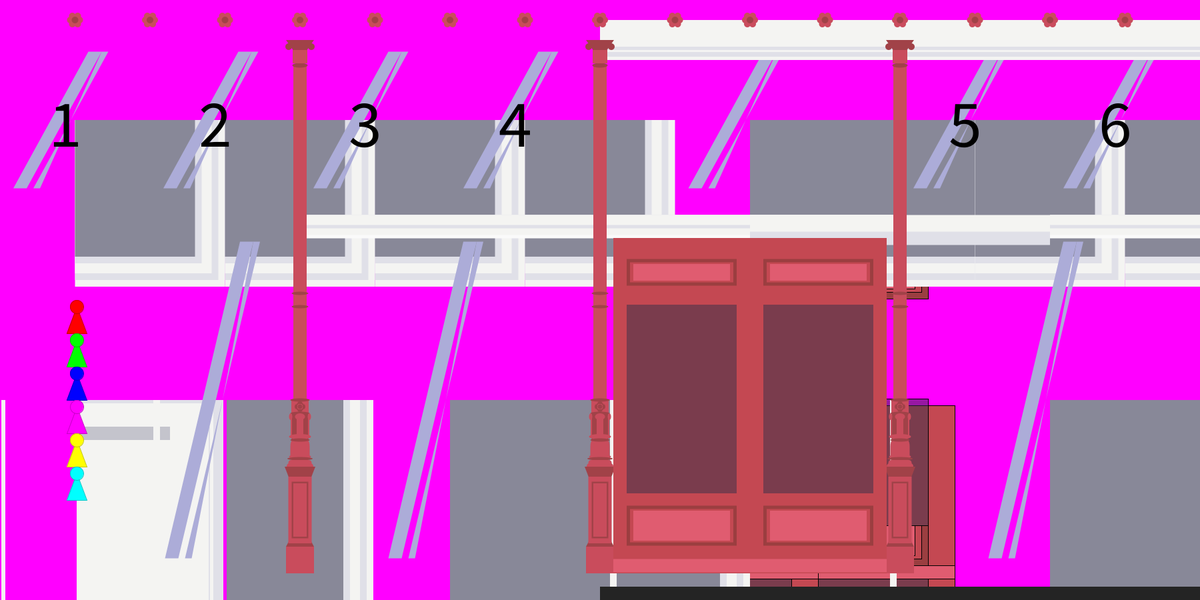
Frame 1 (no input)
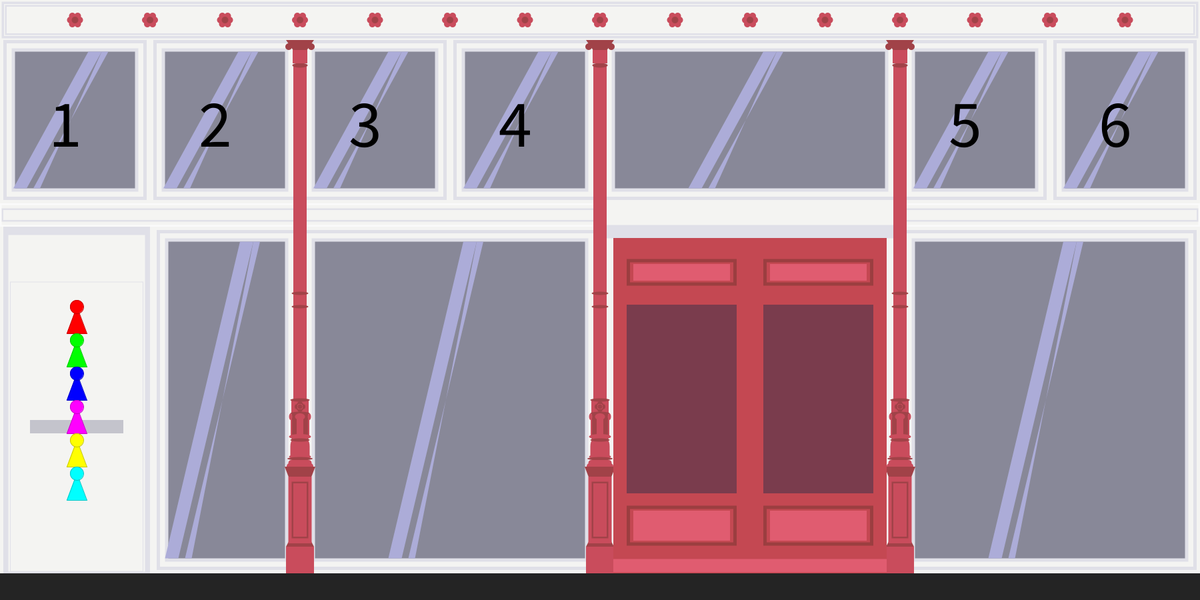
Frame 60 (the mouse pressed at the canvas centre just before this capture)
Frame 120 (the mouse held since frame 60 and released just before this capture): identical to frame 60, image omitted

The Processing sketch that drew these frames (run headless with seeded random() and noise(); from frame 60 on, the mouse is pressed at the canvas centre):

// Processing sketch: ComiCasaInteractive
// ── ComiCasaInteractive.pde
Shop comicasa;
Pawn[] pawn;
Square[] board;
int players;
int currentPlayer;
int visibleSquares;
int winningPlayer;

boolean gameStarted;
boolean pawnStill;    // pawns are not moving
boolean gameOver;

void setup() {
  size(1800, 900);
  comicasa = new Shop();

  //initialising all pawns
  pawn = new Pawn[6];
  for (int i = 0; i < pawn.length; i++) {
    pawn[i] = new Pawn(115, 500+i*50, i+1);
  }
  players = 0;
  currentPlayer = 0;
  winningPlayer = -1;

  // initialising the board
  createBoard();

  // initialising booleans and numeric variables
  gameStarted = false;
  pawnStill = true;
  gameOver = false;

  visibleSquares = 0;
}

void draw() {
  background(255, 0, 255);
  comicasa.display();
  // UPDATING

  //updating pawns
  for (int i = 0; i < pawn.length; i++) {
    pawn[i].update();
  }

  // checking whether a pawn is moving
  pawnStill = movingPawnCheck();

  // DRAWING

  //drawing the board
  if (gameStarted) {
    for (int i = 0; i < visibleSquares && i < board.length; i++) {
      board[i].display();
    }
    visibleSquares++;
  }
  //drawing pawns
  for (int i = 0; i < pawn.length; i++) {
    pawn[i].display();
  }

  // drawing the player numbers
  if (!gameStarted) {
    playerSelection();
  }

  // drawing the roll button
  if (gameStarted && pawnStill) {
    textAlign(CENTER);

    fill(0);
    if (!gameOver) {
      textSize(100);
      text("ROLL", 1125, 180+25);
    } else {
      int winner = winningPlayer + 1;
      text("Player " + winner + " wins!", 1125, 180+25);
    }
  }
}

void playerSelection() {
  textAlign(LEFT);
  textSize(100);
  fill(0);
  for (int i = 0; i < 4; i++) {
    text(i+1, i*225+112.5-40, 180+40);
  }
  for (int i = 4; i < 6; i++) {
    text(i+1, (i+2)*225+112.5-40, 180+40);
  }
}

boolean movingPawnCheck() {
  boolean still = true;
  for (int i = 0; i < pawn.length; i++) {
    still = still && pawn[i].onTarget();
  }
  return still;
}

void createBoard() {
  board = new Square[100];
  for (int i = 0; i < 10; i++) {
    if (i%2 ==0) {
      for (int j = 0; j < 5; j++) {
        board[i*10+j] = new Square(515+j*80, 800-i*45, i*10+j+1);
      }
      for (int j = 5; j < 10; j++) {
        board[i*10+j] = new Square(1015+j*80, 800-i*45, i*10+j+1);
      }
    } else {
      for (int j = 0; j < 5; j++) {
        board[i*10+j] = new Square(1735-j*80, 800-i*45, i*10+j+1);
      }
      for (int j = 5; j < 10; j++) {
        board[i*10+j] = new Square(1235-j*80, 800-i*45, i*10+j+1);
      }
    }
  }
}

void roll() {
  int roll = int(random(1, 6));  // roll a d6
  int currentSquare = pawn[currentPlayer].getSquare(); // get the square the player is on
  int targetSquare = currentSquare + roll; // find the square the player will be on
  // --- I probably want to move square checking to Pawn
  if (targetSquare == 99) {        // check if the player has won.
    winningPlayer = currentPlayer;
    gameOver = true;
  } else if (targetSquare >= 100) {
    targetSquare = 198 - targetSquare;
  }
  pawn[currentPlayer].setSquare(targetSquare);
  pawn[currentPlayer].setTarget(board[targetSquare].getX(), board[targetSquare].getY());
  currentPlayer = (currentPlayer + 1)% players;
}

void mousePressed() {
  if (!gameOver) {
    // checking how many players will play
    if (mouseY > 130 && mouseY < 230 && !gameStarted) {
      boolean actualNumber = false;        // used to check whether a number was actually selected
      if (mouseX > 65 && mouseX < 165) {
        players = 1;
        actualNumber = true;
      }
      if (mouseX > 290 && mouseX < 390) {
        players = 2;
        actualNumber = true;
      }
      if (mouseX > 515 && mouseX < 615) {
        players = 3;
        actualNumber = true;
      }
      if (mouseX > 740 && mouseX < 840) {
        players = 4;
        actualNumber = true;
      }
      if (mouseX > 1390 && mouseX < 1490) {
        players = 5;
        actualNumber = true;
      }
      if (mouseX > 1615 && mouseX < 1715) {
        players = 6;
        actualNumber = true;
      }
      if (actualNumber) {
        for (int i = 0; i < players; i++) {
          pawn[i].setTarget(board[0].getX(), board[0].getY());
          pawn[i].setSquare(0);
        }
        gameStarted = true;
      }
    }
    // check whether the player is clicking the roll button
    if (mouseY > 130 && mouseY < 230 && gameStarted && mouseX > 900 && mouseX < 1350) {
      roll();
    }
  }
}

// ── Doors.pde
/**
  this class handles the display and the opening and closing of the stoor doors.
**/

class Doors {
  float doorWidth;
  color door = color(196, 72, 82);
  color doorShadow = color(155, 62, 64);
  color doorLight = color(224, 92, 112);
  color window = color(48, 48, 72, 128);
  color windowlight = color(172, 172, 216);
  
  public Doors() {
    doorWidth = 205;
  }
  
  void display() {
    pushMatrix();
    translate(1125,610);
    // left door
    pushMatrix();
    translate(-102.5,-1.5);
    drawDoor();
    popMatrix(); 
    // right door
    pushMatrix();
    translate(102.5,-1.5);
    drawDoor();
    
    popMatrix();
    
    popMatrix();
  }
  
  void drawDoor() {
    float doorHeight = 503;
    fill(door);
    rect(0,0,doorWidth, doorHeight);
    fill(window);
    rect(0,-10,doorWidth-40,doorHeight-220);
    
    fill(doorShadow);
    rect(0,-200,doorWidth-40,40);
    rect(0,180,doorWidth-40,60);
    
    fill(door);
    rect(0,-200,doorWidth-50,30);
    rect(0,180,doorWidth-50,50);
    
    fill(doorLight);
    rect(0,-200,doorWidth-60,25);
    rect(0,180,doorWidth-60,45);
    
    rect(0,240,doorWidth,20);
    
    
  }
}

// ── Pawn.pde
class Pawn {
  Point p;
  color colour;
  color line;
  int square;
  
  Pawn(float posX, float posY, int player) {
    p = new Point(posX, posY);
    square = -1;
    switch(player) {
      case 1: 
        colour = color(255,0,0);
        line = color(200,0,0);
        break;
      case 2: 
        colour = color(0,255,0);
        line = color(0,200,0);
        break;
      case 3: 
        colour = color(0,0,255);
        line = color(0,0,200);
        break;
      case 4: 
        colour = color(255,0,255);
        line = color(200,0,200);
        break;
      case 5: 
        colour = color(255,255,0);
        line = color(200,200,0);
        break;
      case 6: 
        colour = color(0,255,255);
        line = color(0,200,200);
        break;
      default: break;
    }
    
  }
  
  void display() {
    pushMatrix();
    translate(p.getX(),p.getY());
    fill(colour);
    stroke(line);
    triangle(-15,0,0,-40,15,0);
    circle(0,-40,20);
    
    popMatrix();
  }
  
  void update() {
    p.update();
  }
  
  void setTarget(float x, float y) {
    p.setTarget(x,y);
  }
  
  void setSquare(int square) {
    this.square = square;
  }
  
  int getSquare() {
    return square;
  }
  
  boolean onTarget() {
    return p.onTarget(); 
  }
}

// ── Point.pde
/**
 This class will control the moving points for the pawns
 **/
class Point {
  final float SPEED = 20;

  float posX;
  float posY;
  float targetX;
  float targetY;

  public Point(float x, float y) {
    posX = x;
    posY = y;
    targetX = x;
    targetY = y;
  }

  void update() {
    if (!onTarget()) {
      float direction = direction();
      float speedX = 0;
    float speedY = 0;
      speedX = SPEED * cos(direction-PI/2);
      speedY = SPEED * sin(direction-PI/2);
    posX = posX + speedX;
    posY = posY + speedY;
    }
  }

  boolean onTarget() {
    return dist(posX, posY, targetX, targetY)<SPEED;
  }

  // this method will find the direction in radians of the target point from current point.
  float direction() {
    float distX = posX - targetX; //horizontal distance
    float distY = posY - targetY; //vertical distance
    //return -atan(distX/distY); //then use the right angle and inv tan to calculate angle
    float angle = atan(distX/distY);
    if (distY < 0) {
      angle = angle + PI;        //here we add PI if the mouse is below the point, because otherwise the angle flips.
    }
    println(angle);
    return -angle;
  }
  
  void setTarget(float x, float y) {
    targetX = x;
    targetY = y;
  }
  
  float getX() {
    return posX;
  }
  
  float getY() {
    return posY;
  }
}

// ── Shop.pde
/**
 This class will handle the displaying of the storefront.
 **/

class Shop {
  color pillars = color(201, 76, 92);
  color pillarShadow = color(161, 66, 72);
  color framing = color(244, 244, 242);
  color framelight = color(250, 250, 250);
  color framedark = color(224, 224, 232);
  color base = color(36, 36, 36);
  color window = color(48, 48, 72, 128);
  color windowlight = color(172, 172, 216);
  color metal = color(196,196,204);

  Doors doors;
  
  public Shop() {
    doors = new Doors();
  }

  void display() {
    // drawing the doors
    doors.display();
    
    // drawing the frame
    frames();

    // drawing the pillars
    pillar(450);
    pillar(900);
    pillar(1350);

    // drawing the florets
    float floretDist = 112.5; //1800/16;
    for (int i = 1; i < 16; i++) {
      floral(floretDist*i);
    }
    
    // drawing the doors
    doors.display();
  }

  void frames() {
    pushMatrix();
    // setup
    fill(framing);
    noStroke();


    float frameHeight = 250;
    float frameWidth = 450;
    // upper windows
    fill(framing);
    pushMatrix();
    translate(5*225, 180);
    fill(framing);
    rect(0, 0, frameWidth, frameHeight);
    fill(framedark);
    rect(0, 0, frameWidth-10, frameHeight-10);
    fill(framing);
    rect(0, 0, frameWidth-20, frameHeight-20);
    fill(framedark);
    rect(0, 0, frameWidth-35, frameHeight-35);
    fill(window);
    rect(0, 0, frameWidth-45, frameHeight-45);
    fill(windowlight);
    quad(20, -102.5, -92.5, 102.5, -72.5, 102.5, 40, -102.5);
    quad(50, -102.5, -62.5, 102.5, -52.5, 102.5, 40, -102.5);
    popMatrix();

    frameWidth = 225;
    for (int i = 0; i < 8; i++) {
      if (i <4 || i > 5) {
        pushMatrix();
        translate(i*225+112.5, 180);
        fill(framing);
        rect(0, 0, frameWidth, frameHeight);
        fill(framedark);
        rect(0, 0, frameWidth-10, frameHeight-10);
        fill(framing);
        rect(0, 0, frameWidth-20, frameHeight-20);
        fill(framedark);
        rect(0, 0, frameWidth-35, frameHeight-35);
        fill(window);
        rect(0, 0, frameWidth-45, frameHeight-45);
        fill(windowlight);
        quad(20, -102.5, -92.5, 102.5, -72.5, 102.5, 40, -102.5);
        quad(50, -102.5, -62.5, 102.5, -52.5, 102.5, 40, -102.5);
        popMatrix();
      }
    }
    
    // side door
    frameHeight = 520;
    frameWidth = 220;
    fill(framing);
    pushMatrix();
    translate(115, 600);
    fill(framedark);
    rect(0, 0, frameWidth, frameHeight);
    fill(framing);
    rect(0, 5, frameWidth-15, frameHeight-15);
    fill(framedark);
    rect(0, 40, frameWidth-20, frameHeight-85);
    fill(framing);
    rect(0, 40, frameWidth-22, frameHeight-87);
    rect(-113,0,6,frameHeight);
    fill(metal);
    rect(0,40,140,20);
    popMatrix();
    
    // lower left window
    frameHeight = 520;
    frameWidth = 220;
    fill(framing);
    pushMatrix();
    translate(340, 600);
    fill(framing);
    rect(0, 0, frameWidth, frameHeight);
    fill(framedark);
    rect(0, 0, frameWidth-10, frameHeight-10);
    fill(framing);
    rect(0, 0, frameWidth-20, frameHeight-20);
    fill(framedark);
    rect(0, 0, frameWidth-35, frameHeight-35);
    fill(window);
    rect(0, 0, frameWidth-45, frameHeight-45);
    fill(windowlight);
    quad(20, -237.5, -92.5, 237.5, -72.5, 237.5, 40, -237.5);
    quad(50, -237.5, -62.5, 237.5, -52.5, 237.5, 40, -237.5);
    
    fill(framing);
    rect(-110,0,10,frameHeight);
    popMatrix();
    
    // lower middle window
    frameWidth = 450;
    fill(framing);
    pushMatrix();
    translate(675, 600);
    fill(framing);
    rect(0, 0, frameWidth, frameHeight);
    fill(framedark);
    rect(0, 0, frameWidth-10, frameHeight-10);
    fill(framing);
    rect(0, 0, frameWidth-20, frameHeight-20);
    fill(framedark);
    rect(0, 0, frameWidth-35, frameHeight-35);
    fill(window);
    rect(0, 0, frameWidth-45, frameHeight-45);
    fill(windowlight);
    quad(20, -237.5, -92.5, 237.5, -72.5, 237.5, 40, -237.5);
    quad(50, -237.5, -62.5, 237.5, -52.5, 237.5, 40, -237.5);
    popMatrix();
    
    // lower right window
    frameWidth = 450;
    fill(framing);
    pushMatrix();
    translate(1575, 600);
    fill(framing);
    rect(0, 0, frameWidth, frameHeight);
    fill(framedark);
    rect(0, 0, frameWidth-10, frameHeight-10);
    fill(framing);
    rect(0, 0, frameWidth-20, frameHeight-20);
    fill(framedark);
    rect(0, 0, frameWidth-35, frameHeight-35);
    fill(window);
    rect(0, 0, frameWidth-45, frameHeight-45);
    fill(windowlight);
    quad(20, -237.5, -92.5, 237.5, -72.5, 237.5, 40, -237.5);
    quad(50, -237.5, -62.5, 237.5, -52.5, 237.5, 40, -237.5);
    popMatrix();
    
    // middle frame
    //305->340
    fill(framelight);
    pushMatrix();
    translate(450,322.5);
    rect(0,0,900,35);
    fill(framing);
    rect(0,0,895,30);
    fill(framedark);
    rect(0,0,895,20);
    fill(framing);
    rect(0,0,890,15);
    popMatrix();
    
    fill(framelight);
    pushMatrix();
    translate(1575,322.5);
    rect(0,0,450,35);
    fill(framing);
    rect(0,0,445,30);
    fill(framedark);
    rect(0,0,445,20);
    fill(framing);
    rect(0,0,440,15);
    popMatrix();
    
    //door edges
    fill(framing);
    rect(1335,600,10,520);
    rect(915,600,10,520);
    
    //doorcap
    pushMatrix();
    translate(1125,322.5);
    fill(framing);
    rect(0,0,450,35);
    fill(framedark);
    rect(0,25,450,20);
    popMatrix();

    //top frames
    fill(framing);
    rect(width/2, 30, width, 60);
    fill(framedark);
    rect(width/2, 30, width-5, 55);
    fill(framing);
    rect(width/2, 30, width-12, 48);
    fill(framedark);
    rect(width/2, 30, width-15, 45);
    fill(framing);
    rect(width/2, 30, width-20, 40);
    
    // steps
    fill(base);
    rect(width/2,880,width,40);

    popMatrix();
  }

  void pillar(float posX) {
    // setup
    pushMatrix();
    rectMode(CENTER);
    ellipseMode(CENTER);
    noStroke();

    // main pillar
    fill(pillars);
    rect(posX, 350, 20, 500);

    //middle deco
    fill(pillarShadow);
    ellipse(posX, 460, 25, 5);
    ellipse(posX, 440, 25, 5);

    // lower bits
    fill(pillars);
    rect(posX, 610, 26, 20);
    fill(pillarShadow);
    rect(posX, 640, 25, 38);
    ellipse(posX, 600, 29, 5);
    ellipse(posX, 620, 29, 5);

    // floral bits
    fill(pillarShadow);
    ellipse(posX, 610, 13, 13);
    fill(pillars);
    ellipse(posX, 610, 9, 9);
    fill(pillarShadow);
    ellipse(posX, 610, 7, 7);
    ellipse(posX, 610+6, 7, 4);
    ellipse(posX, 610-6, 7, 4);
    ellipse(posX+6, 610, 4, 7);
    ellipse(posX-6, 610, 4, 7);

    fill(pillars);
    ellipse(posX, 625, 15, 10);
    ellipse(posX+14, 625, 5, 10);
    ellipse(posX-14, 625, 5, 10);
    rect(posX, 640, 10, 30);
    rect(posX+13, 640, 2, 30);
    rect(posX-13, 640, 2, 30);
    ellipse(posX, 655, 33, 8);

    // bottom parts
    fill(pillars);
    rect(posX, 670, 29, 30, 360, 360, 0, 0);
    fill(pillarShadow);
    ellipse(posX, 660, 29, 5);
    fill(pillars);
    ellipse(posX, 685, 33, 7);
    fill(pillarShadow);
    ellipse(posX, 688, 38, 5);
    fill(pillars);
    rect(posX, 695, 35, 10, 360, 360, 0, 0);
    rect(posX, 700, 40, 10, 360, 360, 0, 0);

    fill(pillarShadow);
    triangle(posX-23, 700, posX, 760, posX+23, 700);
    triangle(posX-21, 820, posX, 780, posX+21, 820);
    fill(pillars);
    rect(posX, 765, 35, 100);
    fill(pillarShadow);
    rect(posX, 765, 25, 85);
    fill(pillars);
    rect(posX, 765, 20, 80);
    rect(posX, 840, 42, 40);

    //top
    fill(pillarShadow);
    ellipse(posX, 98, 23, 7);
    triangle(posX-21, 60, posX, 90, posX+21, 60);
    ellipse(posX-17, 70, 10, 10);
    ellipse(posX+17, 70, 10, 10);

    fill(pillars);
    rect(posX, 85, 22, 20);

    popMatrix();
  }

  void floral(float posX) {
    fill(pillars);
    circle(posX-7, 30, 10);
    circle(posX+7, 30, 10);
    circle(posX+4, 36, 10);
    circle(posX-4, 36, 10);
    circle(posX+4, 24, 10);
    circle(posX-4, 24, 10);

    fill(pillarShadow);
    circle(posX, 30, 10);
  }
}

// ── Square.pde
class Square {
  color colour;
  int number;
  float rotation;
  float posX;
  float posY;
  
  Square(float x, float y, int num) {
     posX = x;
     posY = y;
     number = num;
     colour = color(random(128,244),random(63,244),random(63,244));
     rotation = random(-PI/8,PI/8);
  }
  
  void display() {
    pushMatrix();
    translate(posX,posY);
    rotate(rotation);
    fill(colour);
    noStroke();
    rectMode(CENTER);
    
    rect(0,0,60,80);
    
    fill(0);
    textSize(40);
    textAlign(LEFT);
    
    if (number <10) {
    text(number, -15 ,30);
    } else if (number <100) {
    text(number, -30 ,30);
    }
    
    popMatrix();
  }
  
  float getX() {
    return posX;
  }
  
  float getY() {
    return posY+30;
  }
}
